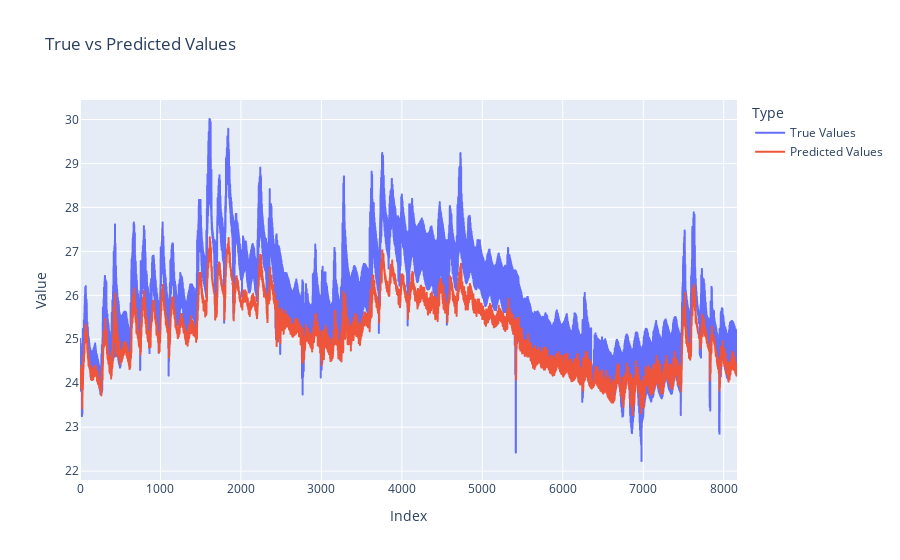

Write notebook code for a chart like this one.
### Code cell
# # Ensure y_test is a PyTorch tensor
# if isinstance(y_test, np.ndarray):
#     y_test = torch.tensor(y_test)

# # Ensure X_test is a PyTorch tensor
# if isinstance(X_test, np.ndarray):
#     X_test = torch.tensor(X_test)

# model.eval()
# with torch.no_grad():
#     if torch.cuda.is_available():
#         X_test = X_test.cuda()
#         y_test = y_test.cuda()  # Ensure y_test is also moved to GPU if it's not already
#     y_pred = model(X_test)

# # Move predictions and true values to CPU if necessary
# if torch.cuda.is_available():
#     y_pred = y_pred.cpu()
#     y_test = y_test.cpu()

# # Convert tensors to numpy arrays
# y_pred = y_pred.numpy()
# y_test = y_test.numpy()

# Create a DataFrame with true values and predicted values
df = pd.DataFrame({
    'Index': range(len(y_test)),
    'True Values': y_test.flatten(),
    'Predicted Values': test_outputs.flatten()
})

# Melt the DataFrame for Plotly Express
df_melted = df.melt(id_vars=['Index'], value_vars=['True Values', 'Predicted Values'],
                    var_name='Type', value_name='Value')

# Plot using Plotly Express
fig = px.line(df_melted, x='Index', y='Value', color='Type', title='True vs Predicted Values')
fig.show()

### Figure 1 — Plotly figure (JSON) as saved in the notebook; plotly's stock layout.template omitted (floating-point values rounded to 4 significant figures; data arrays with more than 128 entries replaced by an {"elided": "..."} marker saying what was removed)
{"data": [{"hovertemplate": "Type=True Values<br>Index=%{x}<br>Value=%{y}<extra></extra>", "legendgroup": "True Values", "line": {"color": "#636efa", "dash": "solid"}, "marker": {"symbol": "circle"}, "mode": "lines", "name": "True Values", "showlegend": true, "type": "scattergl", "x": {"elided": "8166 int values"}, "xaxis": "x", "y": {"elided": "8166 float values"}, "yaxis": "y"}, {"hovertemplate": "Type=Predicted Values<br>Index=%{x}<br>Value=%{y}<extra></extra>", "legendgroup": "Predicted Values", "line": {"color": "#EF553B", "dash": "solid"}, "marker": {"symbol": "circle"}, "mode": "lines", "name": "Predicted Values", "showlegend": true, "type": "scattergl", "x": {"elided": "8166 int values"}, "xaxis": "x", "y": {"elided": "8166 float values"}, "yaxis": "y"}], "layout": {"legend": {"title": {"text": "Type"}, "tracegroupgap": 0}, "title": {"text": "True vs Predicted Values"}, "xaxis": {"anchor": "y", "domain": [0, 1], "title": {"text": "Index"}}, "yaxis": {"anchor": "x", "domain": [0, 1], "title": {"text": "Value"}}}}
